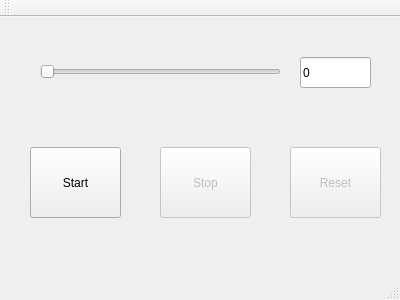
<?xml version="1.0" encoding="UTF-8"?>
<ui version="4.0">
 <class>MainWindow</class>
 <widget class="QMainWindow" name="MainWindow">
  <property name="geometry">
   <rect>
    <x>0</x>
    <y>0</y>
    <width>400</width>
    <height>300</height>
   </rect>
  </property>
  <property name="windowTitle">
   <string>MainWindow</string>
  </property>
  <widget class="QWidget" name="centralWidget">
   <widget class="QPushButton" name="startButton">
    <property name="geometry">
     <rect>
      <x>30</x>
      <y>130</y>
      <width>91</width>
      <height>71</height>
     </rect>
    </property>
    <property name="text">
     <string>Start</string>
    </property>
   </widget>
   <widget class="QPushButton" name="stopButton">
    <property name="enabled">
     <bool>false</bool>
    </property>
    <property name="geometry">
     <rect>
      <x>160</x>
      <y>130</y>
      <width>91</width>
      <height>71</height>
     </rect>
    </property>
    <property name="text">
     <string>Stop</string>
    </property>
   </widget>
   <widget class="QPushButton" name="resetButton">
    <property name="enabled">
     <bool>false</bool>
    </property>
    <property name="geometry">
     <rect>
      <x>290</x>
      <y>130</y>
      <width>91</width>
      <height>71</height>
     </rect>
    </property>
    <property name="text">
     <string>Reset</string>
    </property>
   </widget>
   <widget class="QSlider" name="Slider">
    <property name="geometry">
     <rect>
      <x>40</x>
      <y>40</y>
      <width>241</width>
      <height>29</height>
     </rect>
    </property>
    <property name="orientation">
     <enum>Qt::Horizontal</enum>
    </property>
   </widget>
   <widget class="QLineEdit" name="lineEdit">
    <property name="geometry">
     <rect>
      <x>300</x>
      <y>40</y>
      <width>71</width>
      <height>31</height>
     </rect>
    </property>
    <property name="text">
     <string>0</string>
    </property>
   </widget>
  </widget>
  <widget class="QMenuBar" name="menuBar">
   <property name="geometry">
    <rect>
     <x>0</x>
     <y>0</y>
     <width>400</width>
     <height>25</height>
    </rect>
   </property>
  </widget>
  <widget class="QToolBar" name="mainToolBar">
   <attribute name="toolBarArea">
    <enum>TopToolBarArea</enum>
   </attribute>
   <attribute name="toolBarBreak">
    <bool>false</bool>
   </attribute>
  </widget>
  <widget class="QStatusBar" name="statusBar"/>
 </widget>
 <layoutdefault spacing="6" margin="11"/>
 <resources/>
 <connections/>
</ui>
